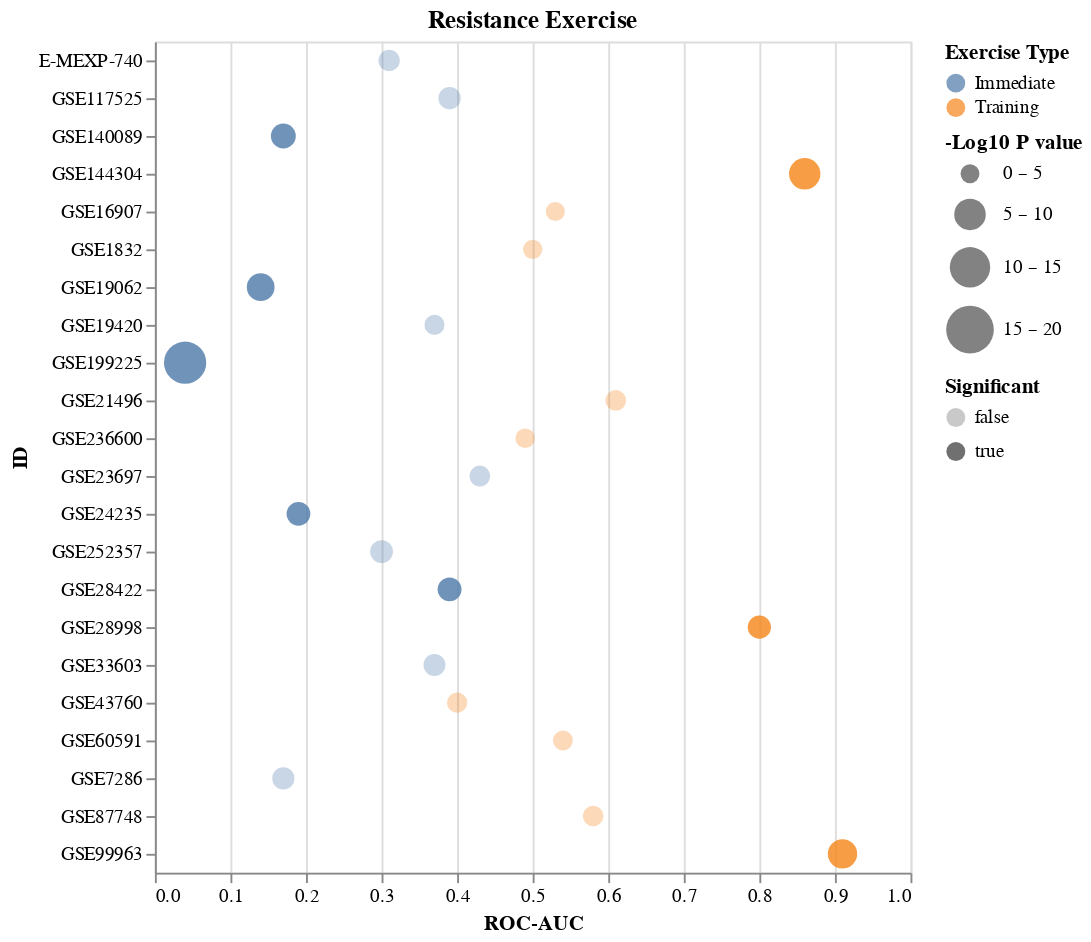

The cell this chart's notebook holds for it:
### Code cell
chartLst[0]

### Figure 1 — Vega-Lite specification as saved in the notebook (floating-point values rounded to 4 significant figures)
{"config": {"view": {"continuousWidth": 400, "continuousHeight": 300}}, "data": {"name": "data-babad3084e97199747e432c3f7426d8e"}, "mark": "circle", "encoding": {"color": {"type": "nominal", "field": "Exercise Type"}, "opacity": {"type": "nominal", "field": "Significant"}, "size": {"type": "quantitative", "field": "-Log10 P value", "scale": {"bins": [0, 5, 10, 15, 20], "range": [100, 500], "reverse": false}}, "x": {"type": "quantitative", "field": "ROC-AUC", "scale": {"domain": [0, 1]}}, "y": {"type": "nominal", "field": "ID"}}, "title": "Resistance Exercise", "$schema": "https://vega.github.io/schema/vega-lite/v4.8.1.json", "datasets": {"data-babad3084e97199747e432c3f7426d8e": [{"ID": "E-MEXP-740", "ROC-AUC": 0.31, "Pval": 0.171, "Exercise Type": "Immediate", "-Log10 P value": 0.767, "Significant": false}, {"ID": "GSE117525", "ROC-AUC": 0.39, "Pval": 0.0786, "Exercise Type": "Immediate", "-Log10 P value": 1.105, "Significant": false}, {"ID": "GSE140089", "ROC-AUC": 0.17, "Pval": 0.00853, "Exercise Type": "Immediate", "-Log10 P value": 2.069, "Significant": true}, {"ID": "GSE144304", "ROC-AUC": 0.86, "Pval": 1.19e-05, "Exercise Type": "Training", "-Log10 P value": 4.924, "Significant": true}, {"ID": "GSE16907", "ROC-AUC": 0.53, "Pval": 0.89, "Exercise Type": "Training", "-Log10 P value": 0.05061, "Significant": false}, {"ID": "GSE1832", "ROC-AUC": 0.5, "Pval": 0.754, "Exercise Type": "Training", "-Log10 P value": 0.1226, "Significant": false}, {"ID": "GSE19062", "ROC-AUC": 0.14, "Pval": 0.000569, "Exercise Type": "Immediate", "-Log10 P value": 3.245, "Significant": true}, {"ID": "GSE19420", "ROC-AUC": 0.37, "Pval": 0.437, "Exercise Type": "Immediate", "-Log10 P value": 0.3595, "Significant": false}, {"ID": "GSE199225", "ROC-AUC": 0.04, "Pval": 6.46e-12, "Exercise Type": "Immediate", "-Log10 P value": 11.19, "Significant": true}, {"ID": "GSE21496", "ROC-AUC": 0.61, "Pval": 0.263, "Exercise Type": "Training", "-Log10 P value": 0.58, "Significant": false}, {"ID": "GSE236600", "ROC-AUC": 0.49, "Pval": 0.672, "Exercise Type": "Training", "-Log10 P value": 0.1726, "Significant": false}, {"ID": "GSE23697", "ROC-AUC": 0.43, "Pval": 0.253, "Exercise Type": "Immediate", "-Log10 P value": 0.5969, "Significant": false}, {"ID": "GSE24235", "ROC-AUC": 0.19, "Pval": 0.0231, "Exercise Type": "Immediate", "-Log10 P value": 1.636, "Significant": true}, {"ID": "GSE252357", "ROC-AUC": 0.3, "Pval": 0.0507, "Exercise Type": "Immediate", "-Log10 P value": 1.295, "Significant": false}, {"ID": "GSE28422", "ROC-AUC": 0.39, "Pval": 0.0207, "Exercise Type": "Immediate", "-Log10 P value": 1.684, "Significant": true}, {"ID": "GSE28998", "ROC-AUC": 0.8, "Pval": 0.0396, "Exercise Type": "Training", "-Log10 P value": 1.402, "Significant": true}, {"ID": "GSE33603", "ROC-AUC": 0.37, "Pval": 0.101, "Exercise Type": "Immediate", "-Log10 P value": 0.9957, "Significant": false}, {"ID": "GSE43760", "ROC-AUC": 0.4, "Pval": 0.394, "Exercise Type": "Training", "-Log10 P value": 0.4045, "Significant": false}, {"ID": "GSE60591", "ROC-AUC": 0.54, "Pval": 0.487, "Exercise Type": "Training", "-Log10 P value": 0.3125, "Significant": false}, {"ID": "GSE7286", "ROC-AUC": 0.17, "Pval": 0.0818, "Exercise Type": "Immediate", "-Log10 P value": 1.087, "Significant": false}, {"ID": "GSE87748", "ROC-AUC": 0.58, "Pval": 0.301, "Exercise Type": "Training", "-Log10 P value": 0.5214, "Significant": false}, {"ID": "GSE99963", "ROC-AUC": 0.91, "Pval": 0.000105, "Exercise Type": "Training", "-Log10 P value": 3.979, "Significant": true}]}}
